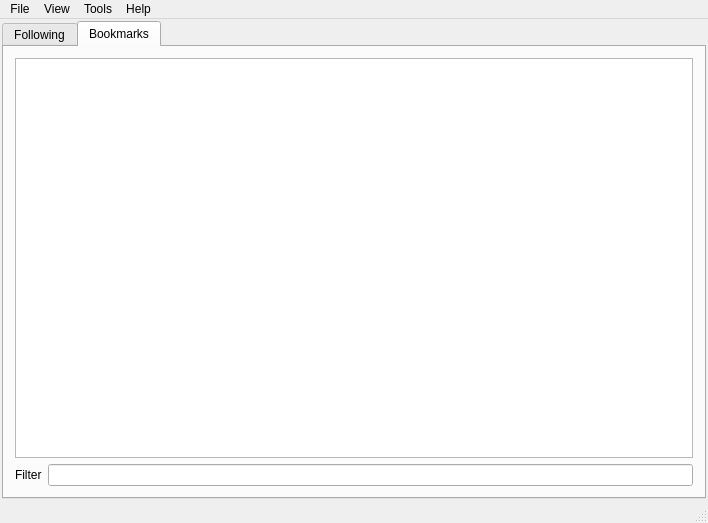
<?xml version="1.0" encoding="UTF-8"?>
<ui version="4.0">
 <class>tpMainWindow</class>
 <widget class="QMainWindow" name="tpMainWindow">
  <property name="geometry">
   <rect>
    <x>0</x>
    <y>0</y>
    <width>708</width>
    <height>523</height>
   </rect>
  </property>
  <property name="sizePolicy">
   <sizepolicy hsizetype="MinimumExpanding" vsizetype="Preferred">
    <horstretch>0</horstretch>
    <verstretch>0</verstretch>
   </sizepolicy>
  </property>
  <property name="minimumSize">
   <size>
    <width>600</width>
    <height>0</height>
   </size>
  </property>
  <property name="windowTitle">
   <string>agtv</string>
  </property>
  <property name="windowIcon">
   <iconset resource="agtv.qrc">
    <normaloff>:/images/agtv_32.png</normaloff>:/images/agtv_32.png</iconset>
  </property>
  <property name="autoFillBackground">
   <bool>false</bool>
  </property>
  <widget class="QWidget" name="centralWidget">
   <property name="styleSheet">
    <string notr="true"/>
   </property>
   <layout class="QVBoxLayout" name="verticalLayout">
    <property name="spacing">
     <number>4</number>
    </property>
    <property name="leftMargin">
     <number>2</number>
    </property>
    <property name="topMargin">
     <number>2</number>
    </property>
    <property name="rightMargin">
     <number>2</number>
    </property>
    <property name="bottomMargin">
     <number>2</number>
    </property>
    <item>
     <layout class="QHBoxLayout" name="horizontalLayout_5">
      <item>
       <widget class="QTabWidget" name="tabWidget">
        <property name="styleSheet">
         <string notr="true">selection-background-color: rgba(128, 128, 128, 40);
selection-color: black;
</string>
        </property>
        <property name="currentIndex">
         <number>1</number>
        </property>
        <widget class="QWidget" name="tab">
         <attribute name="title">
          <string>Following</string>
         </attribute>
         <layout class="QVBoxLayout" name="verticalLayout_2">
          <item>
           <widget class="QTableView" name="tableView">
            <property name="contextMenuPolicy">
             <enum>Qt::CustomContextMenu</enum>
            </property>
            <property name="autoFillBackground">
             <bool>false</bool>
            </property>
            <property name="styleSheet">
             <string notr="true">selection-background-color: rgba(128, 128, 128, 40);
selection-color: black;
</string>
            </property>
            <property name="autoScroll">
             <bool>false</bool>
            </property>
            <property name="editTriggers">
             <set>QAbstractItemView::NoEditTriggers</set>
            </property>
            <property name="alternatingRowColors">
             <bool>true</bool>
            </property>
            <property name="selectionMode">
             <enum>QAbstractItemView::SingleSelection</enum>
            </property>
            <property name="selectionBehavior">
             <enum>QAbstractItemView::SelectRows</enum>
            </property>
            <property name="verticalScrollMode">
             <enum>QAbstractItemView::ScrollPerPixel</enum>
            </property>
            <property name="horizontalScrollMode">
             <enum>QAbstractItemView::ScrollPerPixel</enum>
            </property>
            <property name="showGrid">
             <bool>false</bool>
            </property>
            <property name="gridStyle">
             <enum>Qt::NoPen</enum>
            </property>
            <property name="sortingEnabled">
             <bool>true</bool>
            </property>
            <attribute name="horizontalHeaderCascadingSectionResizes">
             <bool>false</bool>
            </attribute>
            <attribute name="horizontalHeaderHighlightSections">
             <bool>false</bool>
            </attribute>
            <attribute name="horizontalHeaderMinimumSectionSize">
             <number>60</number>
            </attribute>
            <attribute name="verticalHeaderVisible">
             <bool>false</bool>
            </attribute>
            <attribute name="verticalHeaderDefaultSectionSize">
             <number>30</number>
            </attribute>
            <attribute name="verticalHeaderMinimumSectionSize">
             <number>30</number>
            </attribute>
           </widget>
          </item>
          <item>
           <layout class="QHBoxLayout" name="horizontalLayout_2">
            <item>
             <widget class="QLabel" name="label_2">
              <property name="text">
               <string>Filter</string>
              </property>
             </widget>
            </item>
            <item>
             <widget class="QLineEdit" name="lineEditFilter"/>
            </item>
           </layout>
          </item>
         </layout>
        </widget>
        <widget class="QWidget" name="tab_2">
         <attribute name="title">
          <string>Bookmarks</string>
         </attribute>
         <layout class="QVBoxLayout" name="verticalLayout_3">
          <item>
           <widget class="QTableView" name="tableViewBookmarks">
            <property name="contextMenuPolicy">
             <enum>Qt::CustomContextMenu</enum>
            </property>
            <property name="styleSheet">
             <string notr="true">selection-background-color: rgba(128, 128, 128, 40);
selection-color: black;</string>
            </property>
            <property name="autoScroll">
             <bool>false</bool>
            </property>
            <property name="editTriggers">
             <set>QAbstractItemView::NoEditTriggers</set>
            </property>
            <property name="alternatingRowColors">
             <bool>true</bool>
            </property>
            <property name="selectionMode">
             <enum>QAbstractItemView::SingleSelection</enum>
            </property>
            <property name="selectionBehavior">
             <enum>QAbstractItemView::SelectRows</enum>
            </property>
            <property name="verticalScrollMode">
             <enum>QAbstractItemView::ScrollPerPixel</enum>
            </property>
            <property name="horizontalScrollMode">
             <enum>QAbstractItemView::ScrollPerPixel</enum>
            </property>
            <property name="showGrid">
             <bool>false</bool>
            </property>
            <property name="gridStyle">
             <enum>Qt::NoPen</enum>
            </property>
            <property name="sortingEnabled">
             <bool>true</bool>
            </property>
            <attribute name="horizontalHeaderVisible">
             <bool>false</bool>
            </attribute>
            <attribute name="horizontalHeaderCascadingSectionResizes">
             <bool>true</bool>
            </attribute>
            <attribute name="horizontalHeaderHighlightSections">
             <bool>false</bool>
            </attribute>
            <attribute name="horizontalHeaderMinimumSectionSize">
             <number>60</number>
            </attribute>
            <attribute name="horizontalHeaderShowSortIndicator" stdset="0">
             <bool>true</bool>
            </attribute>
            <attribute name="verticalHeaderVisible">
             <bool>false</bool>
            </attribute>
            <attribute name="verticalHeaderDefaultSectionSize">
             <number>30</number>
            </attribute>
            <attribute name="verticalHeaderMinimumSectionSize">
             <number>30</number>
            </attribute>
           </widget>
          </item>
          <item>
           <layout class="QHBoxLayout" name="horizontalLayout">
            <item>
             <widget class="QLabel" name="label">
              <property name="text">
               <string>Filter</string>
              </property>
             </widget>
            </item>
            <item>
             <widget class="QLineEdit" name="lineEditFilterBookmark"/>
            </item>
           </layout>
          </item>
         </layout>
        </widget>
       </widget>
      </item>
     </layout>
    </item>
   </layout>
  </widget>
  <widget class="QMenuBar" name="menuBar">
   <property name="geometry">
    <rect>
     <x>0</x>
     <y>0</y>
     <width>708</width>
     <height>21</height>
    </rect>
   </property>
   <widget class="QMenu" name="menuFile">
    <property name="title">
     <string>File</string>
    </property>
    <addaction name="actionSetup_Twitch_Auth"/>
    <addaction name="separator"/>
    <addaction name="actionQuit"/>
   </widget>
   <widget class="QMenu" name="menuTools">
    <property name="title">
     <string>Tools</string>
    </property>
    <addaction name="actionTwitch_Browser"/>
    <addaction name="actionHexChat"/>
    <addaction name="separator"/>
    <addaction name="actionPositioner"/>
    <addaction name="separator"/>
    <addaction name="actionOptions"/>
    <addaction name="separator"/>
    <addaction name="actionLogfile"/>
   </widget>
   <widget class="QMenu" name="menuHelp">
    <property name="title">
     <string>Help</string>
    </property>
    <addaction name="actionReport_Bug"/>
    <addaction name="separator"/>
    <addaction name="actionCredits"/>
    <addaction name="actionAbout_Qt"/>
    <addaction name="actionAbout"/>
   </widget>
   <widget class="QMenu" name="menuView">
    <property name="title">
     <string>View</string>
    </property>
    <addaction name="actionRefresh"/>
    <addaction name="separator"/>
    <addaction name="actionShow_Approximate_Viewer_Count"/>
    <addaction name="actionShow_Offline_Streamers"/>
    <addaction name="separator"/>
    <addaction name="actionFit_Columns_to_Content"/>
    <addaction name="separator"/>
    <addaction name="actionShow_Game_Browser"/>
   </widget>
   <addaction name="menuFile"/>
   <addaction name="menuView"/>
   <addaction name="menuTools"/>
   <addaction name="menuHelp"/>
  </widget>
  <widget class="QStatusBar" name="statusBar"/>
  <action name="actionSetup_Twitch_Auth">
   <property name="icon">
    <iconset resource="agtv.qrc">
     <normaloff>:/images/twitch.png</normaloff>:/images/twitch.png</iconset>
   </property>
   <property name="text">
    <string>Twitch Profile</string>
   </property>
  </action>
  <action name="actionPositioner">
   <property name="text">
    <string>Positioner...</string>
   </property>
  </action>
  <action name="actionTwitch_Browser">
   <property name="icon">
    <iconset resource="agtv.qrc">
     <normaloff>:/images/twitch.png</normaloff>:/images/twitch.png</iconset>
   </property>
   <property name="text">
    <string>Twitch (Browser)</string>
   </property>
  </action>
  <action name="actionHexChat">
   <property name="icon">
    <iconset resource="agtv.qrc">
     <normaloff>:/images/hexchat.png</normaloff>:/images/hexchat.png</iconset>
   </property>
   <property name="text">
    <string>HexChat</string>
   </property>
  </action>
  <action name="actionAbout_Qt">
   <property name="text">
    <string>About Qt...</string>
   </property>
  </action>
  <action name="actionAbout">
   <property name="icon">
    <iconset resource="agtv.qrc">
     <normaloff>:/images/agtv_16.png</normaloff>:/images/agtv_16.png</iconset>
   </property>
   <property name="text">
    <string>About agtv...</string>
   </property>
  </action>
  <action name="actionReport_Bug">
   <property name="text">
    <string>Report Bug...</string>
   </property>
  </action>
  <action name="actionRefresh">
   <property name="text">
    <string>Refresh</string>
   </property>
   <property name="shortcut">
    <string>F5</string>
   </property>
  </action>
  <action name="actionOptions">
   <property name="text">
    <string>Options...</string>
   </property>
  </action>
  <action name="actionQuit">
   <property name="text">
    <string>Quit</string>
   </property>
  </action>
  <action name="actionCredits">
   <property name="text">
    <string>Credits</string>
   </property>
  </action>
  <action name="actionShow_Offline_Streamers">
   <property name="checkable">
    <bool>true</bool>
   </property>
   <property name="checked">
    <bool>true</bool>
   </property>
   <property name="text">
    <string>Show Offline Streamers</string>
   </property>
  </action>
  <action name="actionSearch">
   <property name="text">
    <string>Search</string>
   </property>
  </action>
  <action name="actionLogfile">
   <property name="text">
    <string>Logfile...</string>
   </property>
  </action>
  <action name="actionFit_Columns_to_Content">
   <property name="text">
    <string>Fit Columns to Content</string>
   </property>
  </action>
  <action name="actionShow_Approximate_Viewer_Count">
   <property name="checkable">
    <bool>true</bool>
   </property>
   <property name="text">
    <string>Show Approximate Viewer Count</string>
   </property>
  </action>
  <action name="actionShow_Game_Browser">
   <property name="text">
    <string>Show Game Browser</string>
   </property>
  </action>
 </widget>
 <layoutdefault spacing="6" margin="11"/>
 <resources>
  <include location="agtv.qrc"/>
 </resources>
 <connections/>
</ui>
